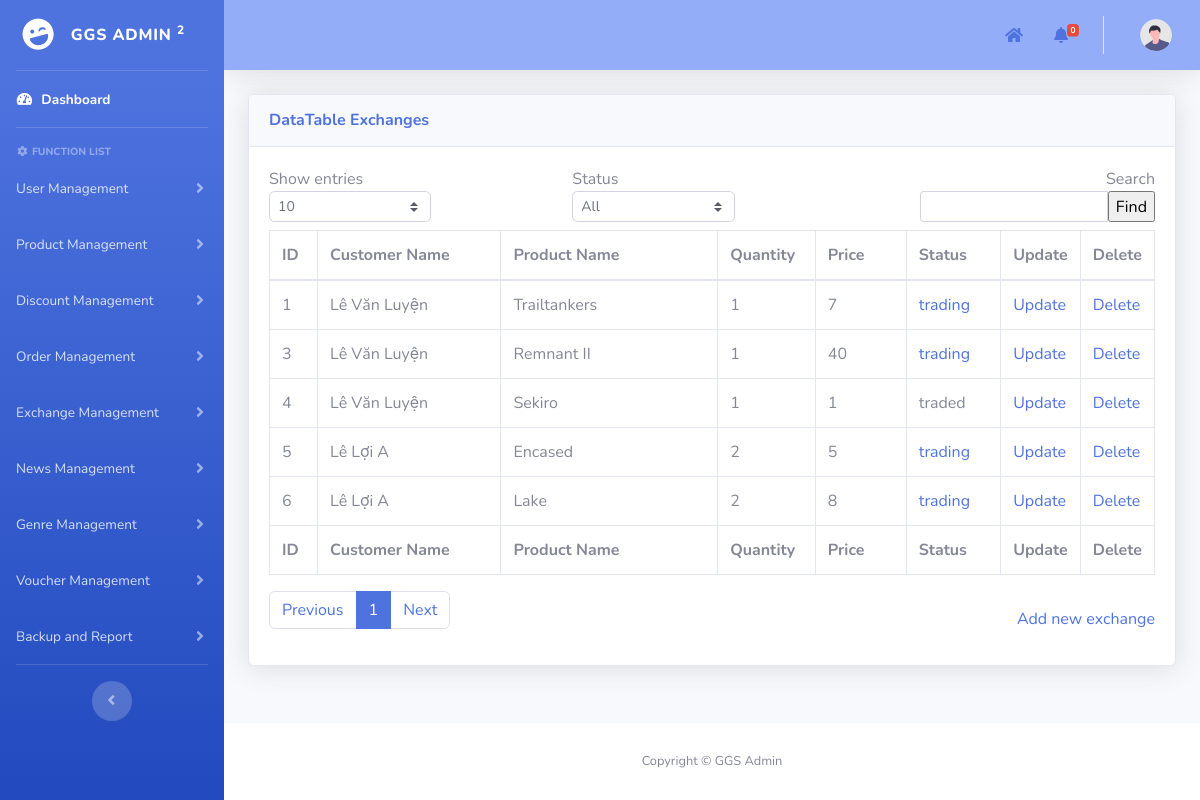
The page /admin/pages/exchangeManagement/exchanges_management.php on the database as committed earlier.
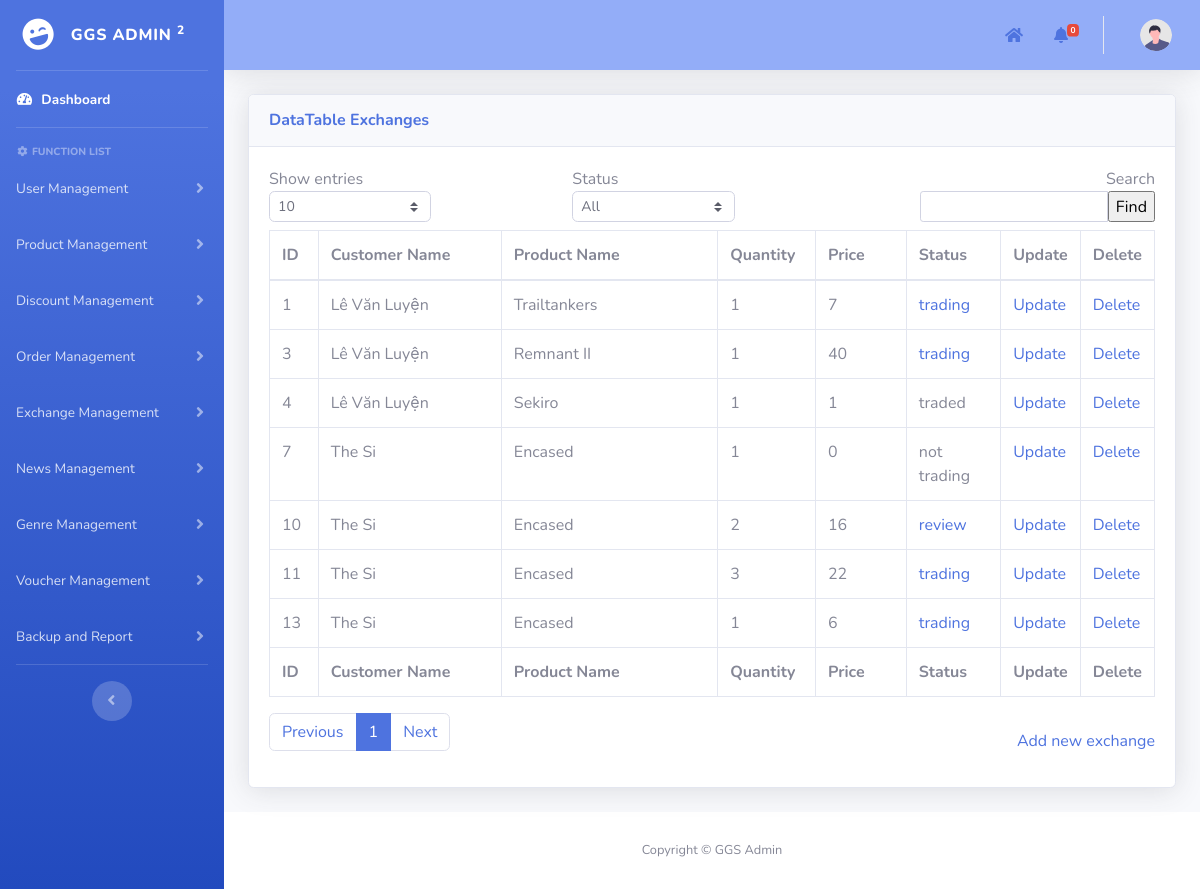
The same page on the database as committed later.
### tables this page shows
CREATE TABLE `purchased_products` (
  `id` int(11) NOT NULL AUTO_INCREMENT,
  `customer_id` int(11) NOT NULL,
  `product_id` int(11) NOT NULL,
  `quantity` int(11) DEFAULT NULL,
  `price` int(11) DEFAULT NULL,
  `status` enum('traded','trading','not trading','review') NOT NULL,
  PRIMARY KEY (`id`),
  KEY `exchanges_ibfk_1` (`customer_id`),
  KEY `exchanges_ibfk_2` (`product_id`),
  CONSTRAINT `purchased_products_ibfk_1` FOREIGN KEY (`customer_id`) REFERENCES `users` (`id`) ON DELETE CASCADE ON UPDATE CASCADE,
  CONSTRAINT `purchased_products_ibfk_2` FOREIGN KEY (`product_id`) REFERENCES `products` (`id`) ON DELETE CASCADE ON UPDATE CASCADE
);

CREATE TABLE `users` (
  `id` int(11) NOT NULL AUTO_INCREMENT,
  `username` varchar(50) NOT NULL,
  `password` varchar(100) NOT NULL,
  `role` enum('user','manufacturer','developer') NOT NULL,
  `full_name` varchar(60) NOT NULL,
  `phone_number` varchar(10) NOT NULL,
  `email` varchar(100) NOT NULL,
  `Gcoin` int(11) NOT NULL DEFAULT 0,
  `locked_until` date DEFAULT NULL,
  `login_attempts` int(11) NOT NULL,
  `lastest_login` date NOT NULL DEFAULT '1900-01-01',
  PRIMARY KEY (`id`)
);

CREATE TABLE `products` (
  `id` int(11) NOT NULL AUTO_INCREMENT,
  `id_manufacturer` int(11) NOT NULL,
  `product_name` varchar(100) NOT NULL,
  `image_avt_url` varchar(50) NOT NULL,
  `description` text NOT NULL,
  `video_trailer_url` varchar(50) NOT NULL,
  `source` varchar(50) NOT NULL,
  `price` int(11) NOT NULL,
  `release_date` date NOT NULL,
  `units_sold` int(11) NOT NULL DEFAULT 0,
  `classify` enum('game','gear') NOT NULL,
  PRIMARY KEY (`id`),
  KEY `fk_manufacturer_id` (`id_manufacturer`),
  CONSTRAINT `fk_manufacturer_id` FOREIGN KEY (`id_manufacturer`) REFERENCES `users` (`id`) ON DELETE CASCADE ON UPDATE CASCADE
);

### admin/pages/add_template.php (called while the page is built, shortened)
<?php
include("../template/template.php");
?>

### admin/pages/exchangeManagement/exchanges_management.php (the view, shortened to what the rows shown need)
<?php
include("../add_template.php");
function main()
{
    include("../../../mod/database_connection.php");
    $search = isset($_POST["search"]) ? $_POST["search"] : "";
    $show_entries = isset($_POST["show_entries"]) ? $_POST["show_entries"] : 10;
    if (isset($_GET['page'])) {
        $page = $_GET['page'];
    } else {
        $page = 1;
    }
    if ($page == 1) {
        $begin = 0;
    } else {
        $begin = ($page * $show_entries) - $show_entries;
    }
    $query = "SELECT pd.*,u.full_name,p.product_name FROM `purchased_products` pd
    INNER JOIN users u ON u.id = pd.customer_id
    INNER JOIN products p ON p.id = pd.product_id
    WHERE u.full_name LIKE '%$search%' ";
    $query .= "LIMIT $begin, $show_entries";
    $stmt = $conn->prepare($query);
    if (!$stmt->execute()) {
        die("Execute failed: " . $stmt->error);
    }
    $result = $stmt->get_result();
    ?>
    <div class="container-fluid">
        <form method="post" name="frmDataDiscount">
            <div class="card shadow mb-4">
                <div class="card-body">
                    <div class="table-responsive">
                        <div id="dataTable_wrapper" class="dataTables_wrapper dt-bootstrap4">
                            <div id="table_data_return">
                                <div class="row">
                                    <div class="col-sm-12">
                                        <table class="table table-bordered dataTable" id="dataTable" width="100%"
                                            cellspacing="0" role="grid" aria-describedby="dataTable_info"
                                            style="width: 100%;">
                                            <thead>
                                                <tr role="row">
                                                    <th class="sorting sorting_asc" tabindex="0" aria-controls="dataTable"
                                                        rowspan="1" colspan="1" aria-sort="ascending"
                                                        aria-label="ID: activate to sort column descending"
                                                        style="width: 50px;">
                                                        ID
                                                    </th>
                                                    <th class="sorting" tabindex="0" aria-controls="dataTable" rowspan="1"
                                                        colspan="1"
                                                        aria-label="Order date: activate to sort column ascending"
                                                        style="width: 210px;">
                                                        Customer Name</th>
                                                    <th class="sorting" tabindex="0" aria-controls="dataTable" rowspan="1"
                                                        colspan="1" aria-label="Customer: activate to sort column ascending"
                                                        style="width: 250px;">
                                                        Product Name
                                                    </th>
                                                    <th class="sorting" tabindex="0" aria-controls="dataTable" rowspan="1"
                                                        colspan="1"
                                                        aria-label="Total amount: activate to sort column ascending"
                                                        style="width: 100px;">
                                                        Quantity
                                                    </th>
                                                    <th class="sorting" tabindex="0" aria-controls="dataTable" rowspan="1"
                                                        colspan="1" aria-label="Status: activate to sort column ascending"
                                                        style="width: 100px;">
                                                        Price</th>
                                                    <th class="sorting" tabindex="0" aria-controls="dataTable" rowspan="1"
                                                        colspan="1" aria-label="Status: activate to sort column ascending"
                                                        style="width: 100px;">
                                                        Status</th>
                                                    <th class="sorting" tabindex="0" aria-controls="dataTable" rowspan="1"
                                                        colspan="1" aria-label="Age: activate to sort column ascending"
                                                        style="width: 70px;">Update
                                                    </th>
                                                    <th class="sorting" tabindex="0" aria-controls="dataTable" rowspan="1"
                                                        colspan="1" aria-label="Age: activate to sort column ascending"
                                                        style="width: 70px;">Delete
                                                    </th>
                                                </tr>
                                            </thead>
                                            <tfoot>
                                                <tr>
                                                    <th rowspan="1" colspan="1">ID</th>
                                                    <th rowspan="1" colspan="1">Customer Name</th>
                                                    <th rowspan="1" colspan="1">Product Name</th>
                                                    <th rowspan="1" colspan="1">Quantity</th>
                                                    <th rowspan="1" colspan="1">Price</th>
                                                    <th rowspan="1" colspan="1">Status</th>
                                                    <th rowspan="1" colspan="1">Update</th>
                                                    <th rowspan="1" colspan="1">Delete</th>
                                                </tr>
                                            </tfoot>
                                            <tbody>
                                                <?php
                                                if ($result->num_rows > 0) {
                                                    while ($row = $result->fetch_assoc()) { ?>
                                                        <tr>
                                                            <td>
                                                                <?php echo $row['id']; ?>
                                                            </td>
                                                            <td>
                                                                <?php echo $row['full_name']; ?>
                                                            </td>
                                                            <td>
                                                                <?php echo $row['product_name']; ?>
                                                            </td>
                                                            <td>
                                                                <?php echo $row['quantity']; ?>
                                                            </td>
                                                            <td>
                                                                <?php echo $row['price']; ?>
                                                            </td>
                                                            <td>
                                                                <?php
                                                                if ($row['status'] == "trading" || $row['status'] == "review") { ?>
                                                                    <a href="javascript:<?= ($row['status'] == "trading")? "revoke" : "approve" ?>(<?php echo $row['id']; ?>)">
                                                                        <?php echo $row['status']; ?>
                                                                    </a>
                                                                <?php } else {
                                                                    echo $row['status'];
                                                                } ?>
                                                            </td>
                                                            <td><a
                                                                    href="update_exchange.php?id=<?php echo $row['id']; ?>">Update</a>
                                                            </td>
                                                            <td><a
                                                                    href="javascript:deleteItem(<?php echo $row['id']; ?>)">Delete</a>
                                                            </td>
                                                        </tr>
                                                        <?php
                                                    }
                                                } else {
                                                    echo '<td style="border: none;">No results found.</td>';
                                                }
                                                ?>
                                            </tbody>
                                        </table>
                                    </div>
                                </div>
                            </div>
                        </div>
                    </div>
                </div>
            </div>
        </form>
    </div>
<?php }
?>

Rows that differ between the two databases and show on the page:
removed purchased_products: id "5", customer.full_name "Lê Lợi A", product.product_name "Encased", quantity "2", price "5", status "trading"
removed purchased_products: id "6", customer.full_name "Lê Lợi A", product.product_name "Lake", quantity "2", price "8", status "trading"
added purchased_products: id "7", customer.full_name "The Si", product.product_name "Encased", quantity "1", price "0", status "not trading"
added purchased_products: id "10", customer.full_name "The Si", product.product_name "Encased", quantity "2", price "16", status "review"
added purchased_products: id "11", customer.full_name "The Si", product.product_name "Encased", quantity "3", price "22", status "trading"
added purchased_products: id "13", customer.full_name "The Si", product.product_name "Encased", quantity "1", price "6", status "trading"
